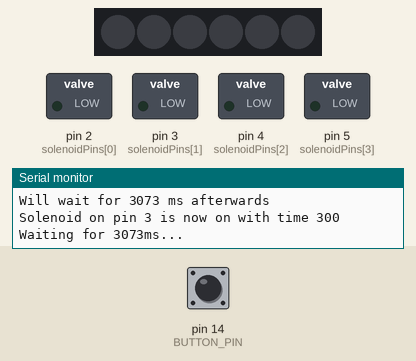
A sketch run on a simulated Arduino Uno, built with avr-gcc and run on an emulated ATmega328P. Parts: 6 RGB LEDs in strip order, left to right, switched loads named in the sketch (green lamp = pin HIGH), the last lines printed to the serial monitor. Dashed ring = blinking. Inputs (shaded band) come from the test bench; at power-on: pin 14 (BUTTON_PIN) HIGH. Dim RGB values are drawn brighter than linear; random numbers use the default seed unless the sketch sets one.

Above: at 1.4 s.
1.5 s: pin 14 (BUTTON_PIN) pulled LOW for 0.15 s
At 2.14 s:
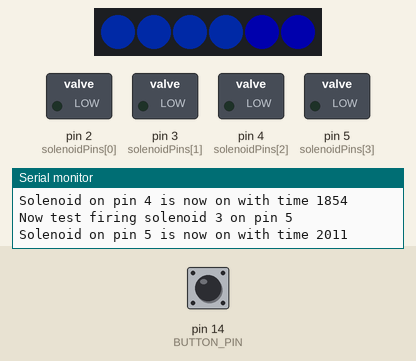
2.2 s: pin 14 (BUTTON_PIN) pulled LOW for 1 s
At 2.5 s:
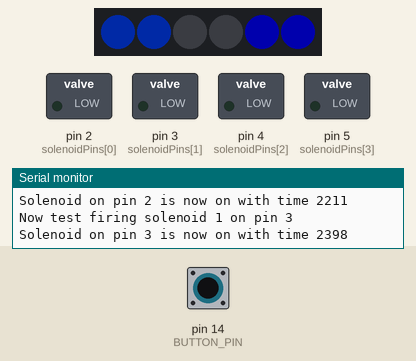
3.8 s: pin 14 (BUTTON_PIN) pulled LOW for 0.15 s
At 4.44 s:
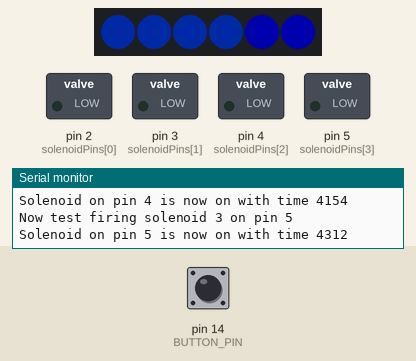
4.5 s: pin 14 (BUTTON_PIN) driven LOW
At 5.13 s:
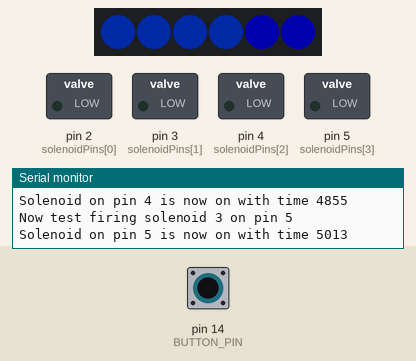
7.5 s: pin 14 (BUTTON_PIN) driven HIGH
At 10.7 s:
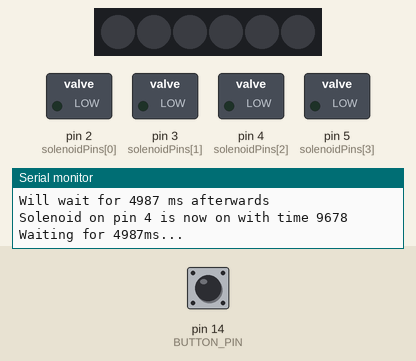
Timing chart, 0 to 11.5 s (numbered marks = the images above; inputs shaded):
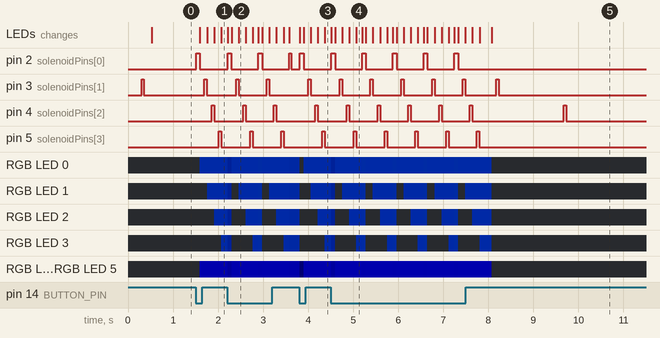

Measured:
- after the input at 1.5 s, pin 2 (solenoidPins[0]): LOW → HIGH at once, → LOW 0.09 s later; pin 3 (solenoidPins[1]): LOW → HIGH after 0.20 s, → LOW 0.06 s later
- after the input at 2.2 s, pin 3 (solenoidPins[1]): alternates HIGH for 0.06 s and LOW for 0.63 s, starting after 0.20 s; pin 4 (solenoidPins[2]): alternates HIGH for 0.06 s and LOW for 0.63 s, starting after 0.36 s; pin 5 (solenoidPins[3]): alternates HIGH for 0.06 s and LOW for 0.63 s, starting after 0.51 s
- after the input at 3.8 s, pin 2 (solenoidPins[0]): LOW → HIGH at once, → LOW 0.09 s later; pin 3 (solenoidPins[1]): LOW → HIGH after 0.20 s, → LOW 0.06 s later; pin 4 (solenoidPins[2]): LOW → HIGH after 0.36 s, → LOW 0.06 s later; pin 5 (solenoidPins[3]): LOW → HIGH after 0.51 s, → LOW 0.06 s later
- after the input at 4.5 s, pin 2 (solenoidPins[0]): alternates HIGH for 0.09 s and LOW for 0.60 s, starting at once; pin 3 (solenoidPins[1]): alternates HIGH for 0.06 s and LOW for 0.63 s, starting after 0.20 s

The sketch:

Offline_Arduino_Solenoid.ino
```cpp
//DIT KAN JE AANPASSEN GERJAN
// this is the chance that we will go in fast mode: 0 = 0%, 1000 = 100%, so 1 = 0.1%
int percentageFastMode = 2;
int percentageFastRepeatMode = 2;
//how many triggers will we have in fast mode?
int maxFastTriggers = 25;
//spaarzame modus minimale en maximale wachttijd tussen triggers
int minDelTimeBase = 1000;
int maxDelTimeBase = 5000;

#include <FastLED.h>


//how many solenoids are connected?
#define NUM_SOLENOIDS 4

//add two for eyes
const int NUM_LEDS = NUM_SOLENOIDS + 2;
CRGBArray<NUM_LEDS> leds;

int speed = 50;

int wait = 500;

int waitMin = 10;

int waitMax = 5000;

int waitIncr = 1;

bool waitDir = false;

long cycleCount = 0;

int flam = 5;

int solenoidIndex = 0;

long lastTrigger = 0;

//are we going fast?
bool fastMode = false;
//how many triggers have we had in fastmode?
int fastTriggers = 0;
//how max fast is fast mode? in ms between triggers
int maxFastTriggerTime = 50;
//how min fast is fast mode in ms between triggers
int minFastTriggerTime = 10;

int minDelTime = minDelTimeBase;
int maxDelTime = maxDelTimeBase;

//Solenoid class
class Solenoid {
    //a class to describe how a solenoid works
  public:
    unsigned long lastTriggerTime = 0;
    unsigned int maxOnTime = 10; //how long can this Solenoid be on?
    bool state = false; //is this solenoid triggered right now?
    int pin = 0;
    virtual void update() {
      //if I am on and the last time I was triggered is too long ago, turn off
      if (state &&  millis() -  lastTriggerTime >= maxOnTime) {
        state = false;
        digitalWrite(pin, LOW);
        //        Serial.println("Solenoid on pin " + String(pin) + " is now off because " + String(millis() - lastTriggerTime) + " >= " + String(maxOnTime));
      }
    }

    virtual void trigger(int timing) {
      //triggers the solenoid
      maxOnTime = timing;
      //only retrigger if the solenoid is already off
      if (state == false) {
        digitalWrite(pin, HIGH);
        lastTriggerTime = millis(); //when was I last triggered?
        state = true; //now the solenoid is on
        Serial.println("Solenoid on pin " + String(pin) + " is now on with time " + String(lastTriggerTime));
      }
    }

    virtual void setPin(int newPin) {
      //change pin of this solenoid
      pin = newPin;
    }

    virtual int getPin() {
      return pin;
    }

    virtual bool getState() {
      return state;
    }
};

//name the pins that MOSFETs are connected to here
//Arduino with 4 Solenoids pins  {2, 3, 4, 5,}
//Arduino with 8 Solenoids pins  {2, 3, 4, 5, 16, 17, 18, 19}

int solenoidPins[NUM_SOLENOIDS] = {2, 3, 4, 5};
//int solenoidPins[NUM_SOLENOIDS] = {2, 3, 4, 5, 16, 17, 18, 19};


//create an array of solenoid objects
Solenoid *solenoids[NUM_SOLENOIDS];


void setup() {
  // put your setup code here, to run once:
  Serial.begin(9600);
  delay(100);
  Serial.println("I am alive!");

  setupSolenoids();
  setupButton();
  setupLEDs();
}


void loop() {

  // chance of going into fast mode
  if (random(1000) < percentageFastMode) {
    fastMode = true;
    minDelTime = minFastTriggerTime;
    maxDelTime = maxFastTriggerTime;
    Serial.println("Fast mode is on");
  }

  //if we have reached the max amount of fast triggers, go back to normal mode
  if (fastTriggers > maxFastTriggers) {
    fastMode = false;
    Serial.println("Fast mode is off");
    minDelTime = minDelTimeBase;
    maxDelTime = maxDelTimeBase;
    fastTriggers = 0;
  }

  //pick a random solenoid to trigger
  solenoidIndex  = random(NUM_SOLENOIDS);
  Serial.println("About to randomly trigger solenoid " + String(solenoidIndex));

  //pick a random timing to wait after the trigger
  int delayTime = int(random(minDelTime, maxDelTime));
  Serial.println("Will wait for " + String(delayTime) + " ms afterwards");

  //trigger solenoid for 25 ms
  solenoids[solenoidIndex]->trigger(25);
  updateLEDs();
  if (fastMode) {
    fastTriggers ++; //count how many fast triggers we've had
  }

  //update every solenoid
  for (int i = 0; i < NUM_SOLENOIDS; i ++) {
    solenoids[i]->update();
  }

  //turn LEDs on or off accordingly
  updateLEDs();


  //chance to get into repeat mode
  if (random(1000) < percentageFastRepeatMode ) {
    Serial.println("Repeat mode!");
    for (int i = 0; i < NUM_SOLENOIDS; i ++) {
      int delayTime = random(minFastTriggerTime, maxFastTriggerTime);
      int repeats = maxFastTriggers;

      for (int r = 0; r < repeats; r ++) {
        Serial.println("Repeat mode triggering solenoid " + String(i));
        solenoids[i]->trigger(delayTime);
        updateLEDs();
        delay(delayTime + 5);
        solenoids[i]->update();
        updateLEDs();
        delay(delayTime);
      }
    }
  }
  updateLEDs();

  cycleCount ++;
  //wait random time
  long startTime = millis();
  long endTime = startTime + delayTime;
  Serial.println("Waiting for " + String(delayTime) + "ms...");
  while (millis() < endTime) {
    updateButton();
    updateLEDs();
    delay(2);
  }

  updateLEDs();

}
```

Button.ino
```cpp
#define BUTTON_PIN 14

void setupButton() {
  pinMode(BUTTON_PIN, INPUT_PULLUP);
}

void updateButton() {
  int buttonRead = digitalRead(BUTTON_PIN);
  if (!buttonRead ) {
    fill_solid(leds, NUM_LEDS, CRGB::Black);
    leds[NUM_LEDS - 1] = CRGB::Blue;
    leds[NUM_LEDS - 2] = CRGB::Blue;
    testSolenoids();
  }
}
```

LED.ino
```cpp
#define LED_PIN 11
#define BRIGHTNESS  50

int eyeLED = 0;

int ledHue = 150;

void setupLEDs() {
  Serial.println("Setting up LEDS");
  FastLED.addLeds<NEOPIXEL, LED_PIN>(leds, NUM_LEDS);
  FastLED.setBrightness(BRIGHTNESS );
}

void updateLEDs() {
  for (int i = 0; i < NUM_SOLENOIDS; i ++) {
    if (solenoids[i]->getState()) {
      int solVel = solenoids[i]->maxOnTime * 2;
      solVel = solVel * solVel;
      solVel = constrain(solVel, 40, 255);
//      Serial.println("lighting LED with vel " + String(solVel));
      leds[i] = CHSV(ledHue, solVel, solVel);
      if (!fastMode) {
        int eyeToBlink = (NUM_LEDS - 2) + eyeLED;
//        Serial.println("Blinking eye " + String(eyeLED));
        leds[eyeToBlink] = CRGB::Blue;
        eyeLED += 1;
        eyeLED %= 2;
      } else {
        leds[NUM_LEDS - 1] = CRGB::Green;
        leds[NUM_LEDS - 2] = CRGB::Green;
      }
    }
  }

  leds.fadeToBlackBy(10);
  FastLED.show();
}
```

Solenoids.ino
```cpp
void setupSolenoids() {
  //this function creates an array of solenoid classes and sets their output pins to the right physical pins based on the solenoidPins array
  Serial.println("Creating solenoid classes!");
  for (int i = 0; i < NUM_SOLENOIDS; i ++) {
    solenoids[i] = new Solenoid();
    Serial.println("Solenoid " + String(i) + " has " + String(solenoidPins[i]) + " as output pin");
    pinMode(solenoidPins[i], OUTPUT);
    solenoids[i]->setPin(solenoidPins[i]);
  }
}

void testSolenoids() {
  Serial.println("Starting a solenoid testing sequence");
  delay(10);//wait till all solenoids have fired
  for (int i = 0; i < NUM_SOLENOIDS; i ++)  {
    Serial.println("Now test firing solenoid " + String(i) + " on pin " +  String(solenoids[i]->getPin()));
    solenoids[i]->trigger(30);
    delay(40);
    solenoids[i]->update(); //call update to discharge the solenoid
    leds[i] = CHSV(ledHue, 255, 255);
    FastLED.show();
    delay(100);
  }
  Serial.println("Testing done");
}

void updateSolenoids() {
  for (int i =0 ; i < NUM_SOLENOIDS; i ++) {
    solenoids[i]->update();
  }
}
```
